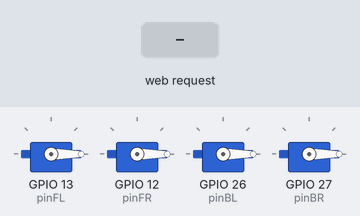
A sketch run on a simulated ESP32. Parts: 4 × servo. Inputs (shaded band) come from the test bench. WiFi joins after 1.5 s; servers stay silent unless stated; what the sketch prints to the serial monitor is not drawn.

Above: at 5.7 s.
5.8 s: HTTP request GET /setMaster?m=120&val=120 received
At 6.9 s:
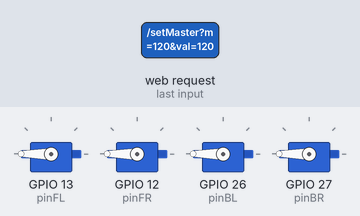
7.3 s: HTTP request GET /setMaster?val=FL received
At 8.1 s:
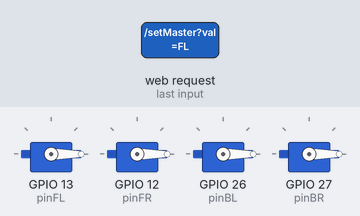
Timing chart, 0 to 10.3 s (numbered marks = the images above; inputs shaded):
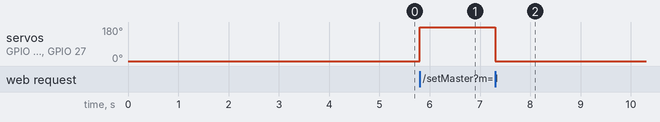

Measured:
- after the input at 5.8 s, servo on GPIO 13 (pinFL), servo on GPIO 12 (pinFR), servo on GPIO 26 (pinBL), servo on GPIO 27 (pinBR): 0° → 180° at once
- after the input at 7.3 s, servo on GPIO 13 (pinFL), servo on GPIO 12 (pinFR), servo on GPIO 26 (pinBL), servo on GPIO 27 (pinBR): 180° → 0° at once

The sketch:

wifi_power_test.ino
```cpp
/*
 * wifi_power_test.ino
 *
 * Hardware validation and testing utility for ESP32-based UAVs.
 *
 * This script hosts a local web server accessible via a smartphone
 * to manually control the throttle of four independent ESCs.
 * It is primarily used for:
 * - Verifying circuitry and ESC calibration.
 * - Testing correct motor spin directions.
 * - Streaming real-time MPU6050 IMU telemetry to the web interface.
 */

#include <WiFi.h>
#include <WebServer.h>
#include <ESP32Servo.h>
#include <Wire.h>
#include <Adafruit_MPU6050.h>
#include <Adafruit_Sensor.h>

const char* ssid = "ABCD";
const char* password = "12345678";

WebServer server(80);
Adafruit_MPU6050 mpu;

Servo escFL;
Servo escFR;
Servo escBL;
Servo escBR;

const int pinFL = 13;
const int pinFR = 12;
const int pinBL = 26;
const int pinBR = 27;


const int MIN_PULSE = 1000;
const int MAX_LIMIT_PULSE = 2000;

const char htmlPage[] PROGMEM = R"rawliteral(
<!DOCTYPE HTML><html>
<head>
	<meta name="viewport" content="width=device-width, initial-scale=1">
	<style>
		body { font-family: Arial; text-align: center; margin-top: 20px; background-color: #121212; color: white; }
		input[type=range] { width: 70%; margin: 10px 0; }
		.container { border: 1px solid #333; padding: 15px; margin: 10px auto; width: 90%; max-width: 450px; border-radius: 10px; background-color: #1e1e1e; }
		h2, h3 { color: #ff4c4c; margin-bottom: 5px; }
		button { padding: 10px 20px; background-color: #ff4c4c; color: white; border: none; border-radius: 5px; cursor: pointer; font-weight: bold; }
		button:hover { background-color: #ff3333; }
		.sensor-data { font-family: monospace; font-size: 16px; text-align: left; display: inline-block; }
	</style>
	<script>
		function updateText(id, val) {
			document.getElementById(id).innerText = val + '%';
		}

		function sendMaster() {
			let val = document.getElementById('sliderMaster').value;
			fetch('/setMaster?val=' + val);

			// Sync visual sliders
			document.getElementById('sliderFL').value = val;
			document.getElementById('valFL').innerText = val + '%';
			document.getElementById('sliderFR').value = val;
			document.getElementById('valFR').innerText = val + '%';
			document.getElementById('sliderBL').value = val;
			document.getElementById('valBL').innerText = val + '%';
			document.getElementById('sliderBR').value = val;
			document.getElementById('valBR').innerText = val + '%';
		}

		function sendMotor(motorId) {
			let val = document.getElementById('slider' + motorId).value;
			fetch('/set?m=' + motorId + '&val=' + val);
		}

		// Fetch IMU data every 500ms
		setInterval(() => {
			fetch('/imu')
				.then(response => response.json())
				.then(data => {
					if(data.error) {
						document.getElementById('imu-readings').innerHTML = "MPU Error/Disconnected";
					} else {
						document.getElementById('imu-readings').innerHTML =
							"Accel X: " + data.aX + " | Y: " + data.aY + " | Z: " + data.aZ + "<br>" +
							"Gyro  X: " + data.gX + " | Y: " + data.gY + " | Z: " + data.gZ;
					}
				})
				.catch(err => console.log(err));
		}, 500);
	</script>
</head>
<body>
	<h2>Flight Controller Test</h2>
	<p><strong>DANGER: 100% THROTTLE UNLOCKED</strong></p>

	<div class="container">
		<h3>MPU-9250 Readings</h3>
		<div class="sensor-data" id="imu-readings">Loading IMU data...</div>
	</div>

	<div class="container">
		<h3>Master Control</h3>
		<input type="range" min="0" max="100" value="0" id="sliderMaster" oninput="updateText('valMaster', this.value)"><br>
		<span id="valMaster">0%</span>
		<button onclick="sendMaster()">SEND ALL</button>
	</div>

	<div class="container">
		<h3>Individual Motors</h3>
		FL (Pin 13): <input type="range" min="0" max="100" value="0" id="sliderFL" oninput="updateText('valFL', this.value)"> <span id="valFL">0%</span> <button onclick="sendMotor('FL')">Send</button><br>
		FR (Pin 12): <input type="range" min="0" max="100" value="0" id="sliderFR" oninput="updateText('valFR', this.value)"> <span id="valFR">0%</span> <button onclick="sendMotor('FR')">Send</button><br>
		BL (Pin 36): <input type="range" min="0" max="100" value="0" id="sliderBL" oninput="updateText('valBL', this.value)"> <span id="valBL">0%</span> <button onclick="sendMotor('BL')">Send</button><br>
		BR (Pin 27): <input type="range" min="0" max="100" value="0" id="sliderBR" oninput="updateText('valBR', this.value)"> <span id="valBR">0%</span> <button onclick="sendMotor('BR')">Send</button><br>
	</div>
</body>
</html>
)rawliteral";

void handleRoot() {
	server.send(200, "text/html", htmlPage);
}

void applyThrottle(Servo& esc, int percent) {
	int pulse = map(percent, 0, 100, MIN_PULSE, MAX_LIMIT_PULSE);
	esc.writeMicroseconds(pulse);
}

void handleSetMotor() {
	if (server.hasArg("m") && server.hasArg("val")) {
		String m = server.arg("m");
		int val = server.arg("val").toInt();

		if (m == "FL") applyThrottle(escFL, val);
		else if (m == "FR") applyThrottle(escFR, val);
		else if (m == "BL") applyThrottle(escBL, val);
		else if (m == "BR") applyThrottle(escBR, val);

		server.send(200, "text/plain", "OK");
	} else {
		server.send(400, "text/plain", "Bad Request");
	}
}

void handleSetMaster() {
	if (server.hasArg("val")) {
		int val = server.arg("val").toInt();

		applyThrottle(escFL, val);
		applyThrottle(escFR, val);
		applyThrottle(escBL, val);
		applyThrottle(escBR, val);

		server.send(200, "text/plain", "OK");
	} else {
		server.send(400, "text/plain", "Bad Request");
	}
}

void handleIMU() {
	sensors_event_t a, g, temp;
	mpu.getEvent(&a, &g, &temp);

	String json = "{";
	json += "\"aX\":\"" + String(a.acceleration.x, 2) + "\",";
	json += "\"aY\":\"" + String(a.acceleration.y, 2) + "\",";
	json += "\"aZ\":\"" + String(a.acceleration.z, 2) + "\",";
	json += "\"gX\":\"" + String(g.gyro.x, 2) + "\",";
	json += "\"gY\":\"" + String(g.gyro.y, 2) + "\",";
	json += "\"gZ\":\"" + String(g.gyro.z, 2) + "\"";
	json += "}";

	server.send(200, "application/json", json);
}

void setup() {
	Serial.begin(115200);

	Wire.begin(21, 22);
	if (!mpu.begin()) {
		Serial.println("Failed to find MPU sensor!");
	} else {
		Serial.println("MPU sensor initialized.");
		mpu.setAccelerometerRange(MPU6050_RANGE_8_G);
		mpu.setGyroRange(MPU6050_RANGE_500_DEG);
		mpu.setFilterBandwidth(MPU6050_BAND_21_HZ);
	}

	ESP32PWM::allocateTimer(0);
	ESP32PWM::allocateTimer(1);
	ESP32PWM::allocateTimer(2);
	ESP32PWM::allocateTimer(3);

	escFL.setPeriodHertz(50);
	escFR.setPeriodHertz(50);
	escBL.setPeriodHertz(50);
	escBR.setPeriodHertz(50);

	escFL.attach(pinFL, 1000, 2000);
	escFR.attach(pinFR, 1000, 2000);
	escBL.attach(pinBL, 1000, 2000);
	escBR.attach(pinBR, 1000, 2000);

	Serial.println("Arming ESCs...");
	escFL.writeMicroseconds(MIN_PULSE);
	escFR.writeMicroseconds(MIN_PULSE);
	escBL.writeMicroseconds(MIN_PULSE);
	escBR.writeMicroseconds(MIN_PULSE);
	delay(3000);

	WiFi.mode(WIFI_STA);
	WiFi.begin(ssid, password);

	while (WiFi.status() != WL_CONNECTED) {
		delay(500);
		Serial.print(".");
	}

	Serial.println("\nWiFi Connected.");
	Serial.println(WiFi.localIP());

	server.on("/", HTTP_GET, handleRoot);
	server.on("/set", HTTP_GET, handleSetMotor);
	server.on("/setMaster", HTTP_GET, handleSetMaster);
	server.on("/imu", HTTP_GET, handleIMU);

	server.begin();
}

void loop() {
	server.handleClient();
}
```
